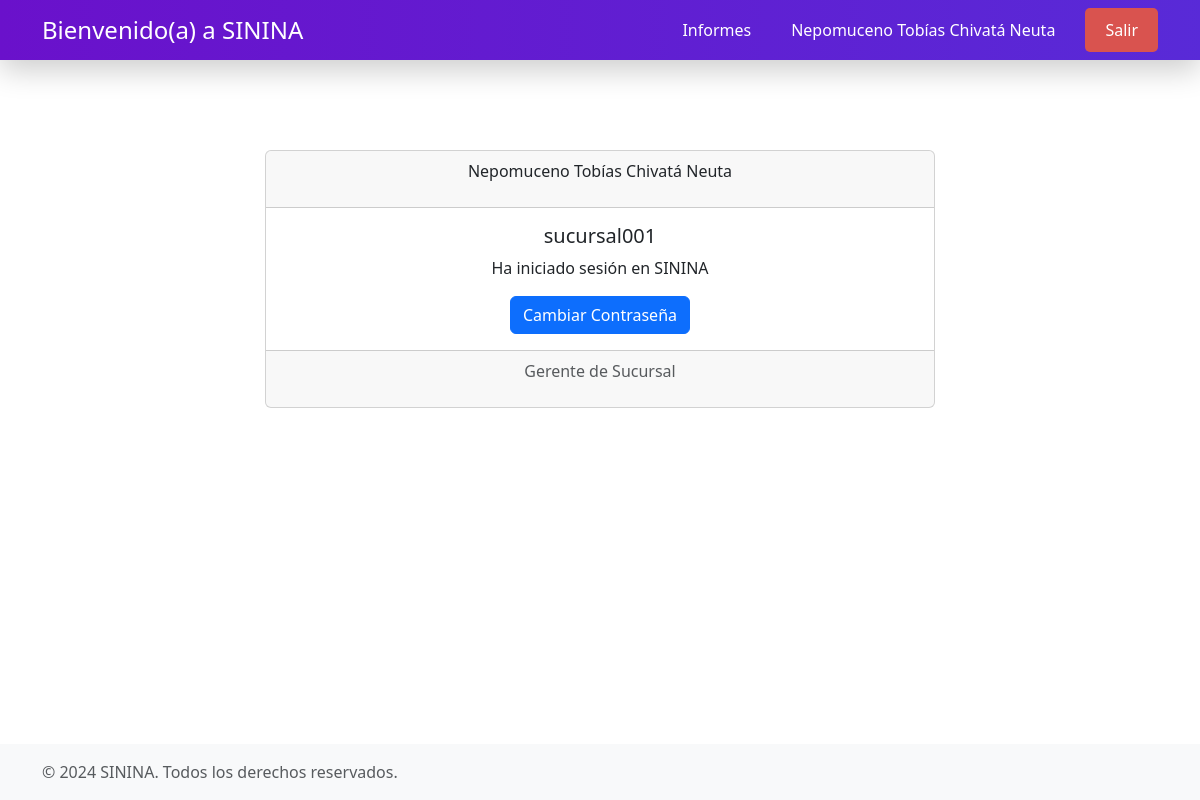
The app's page /index.php (signed in) with its own data.
### tables this page shows
CREATE TABLE `usuarios` (
  `id` int(11) NOT NULL,
  `nombre_usuario` varchar(50) NOT NULL,
  `nombre_real` varchar(65) NOT NULL,
  `password` varchar(255) NOT NULL,
  `rol_id` int(11) DEFAULT NULL
);

CREATE TABLE `roles` (
  `id` int(11) NOT NULL,
  `nombre_rol` varchar(50) NOT NULL
);

### index.php (the view, shortened to what this page needs)
<?php
include 'menu.php';
require_once 'db.php';
$stmt = $pdo->prepare('SELECT nombre_rol FROM roles WHERE id = ?');
$stmt->execute([$_SESSION['rol_id']]);
$role = $stmt->fetchColumn();
$stmt2 = $pdo->prepare('SELECT nombre_real FROM usuarios WHERE id = ?');
$stmt2->execute([$_SESSION['user_id']]);
$nom = $stmt2->fetchColumn();
$stmt3 = $pdo->prepare('SELECT nombre_usuario FROM usuarios WHERE id = ?');
$stmt3->execute([$_SESSION['user_id']]);
$nus = $stmt3->fetchColumn();
?>
<!DOCTYPE html>
<html lang="es">
<head>
    <link rel="stylesheet" href="estilos/index.css">
    <link href="https://cdn.jsdelivr.net/npm/bootstrap@5.3.3/dist/css/bootstrap.min.css" rel="stylesheet">
    <link rel="stylesheet" href="https://cdnjs.cloudflare.com/ajax/libs/font-awesome/6.0.0-beta3/css/all.min.css">
</head>
<body>
    <div class="container">
        <main style="display: flex; justify-content: center; padding-top: 90px">
        <div class="card text-center" style="width: 60%;">
            <div class="card-header">
                <p><?= htmlspecialchars($nom) ?></p>
            </div>
            <div class="card-body">
                <h5 class="card-title"><?= htmlspecialchars($nus) ?></h5>
                <p class="card-text">Ha iniciado sesión en SININA</p>
                <a href="#" id="changePasswordButton" class="btn btn-primary">Cambiar Contraseña</a>
            </div>
            <div class="card-footer text-body-secondary">
                <p><?= htmlspecialchars($role) ?></p>
            </div>
        </div>
        </main>
    </div>
    <?php include 'piedepagina.php'; ?>
</body>
</html>

### menu.php (shortened to what this page needs)
<?php
require 'db.php';
$stmt2 = $pdo->prepare('SELECT nombre_real FROM usuarios WHERE id = ?');
$stmt2->execute([$_SESSION['user_id']]);
$nom = $stmt2->fetchColumn();
?>
<link href="https://cdn.jsdelivr.net/npm/bootstrap@5.3.3/dist/css/bootstrap.min.css" rel="stylesheet">
<head>
<link rel="stylesheet" href="estilos/menus.css">
</head>
<div class="contmenu">
    <div class="container">
        <nav class="navbar">
            <div class="navbar-left">
                <h1><a href="/almacen/index.php" id="prna">Bienvenido(a) a SININA</a></h1>
            </div>
            <div class="navbar-right">
                <ul class="nav-list">
                    <?php if ($_SESSION['rol_id'] == 2):  ?>
                        <li class="nav-item"><a href="#">Informes</a>
                        </li>
                        <li class="nav-item"><a><?= htmlspecialchars($nom) ?></a></li>
                    <?php endif; ?>
                </ul>
                <a href="/almacen/logout.php" class="logout-button">Salir</a>
            </div>
        </nav>
    </div>
</div>

### estilos/menus.css (style rules this page uses)
body { margin: 0; font-family: Arial, sans-serif; }
.contmenu { background: linear-gradient(to right, #6a11cb 0%, #2575fc 100%); background-size: 400% 400%; animation: gradientAnimation 15s ease infinite; box-shadow: 0 10px 30px rgba(0,0,0,.2); }
.navbar { display: flex; justify-content: space-between; align-items: center; padding: 10px 20px; color: white; }
.navbar-left h1 { margin: 0; font-size: 24px; }
.navbar-right { display: flex; align-items: center; }
.nav-list { list-style: none; padding: 0; margin: 0; display: flex; }
#prna { color: white; text-decoration: none; }
.nav-item { position: relative; margin-right: 20px; }
.nav-item a { color: white; text-decoration: none; padding: 10px; display: block; }
.logout-button { background-color: #d9534f; color: white; padding: 10px 20px; text-decoration: none; border-radius: 5px; }

### index.php (style rules this page uses)
body, html { height: 100%; display: flex; flex-direction: column; }

### records on screen
usuarios: nombre_real "Nepomuceno Tobías Chivatá Neuta", nombre_usuario "sucursal001"
roles: nombre_rol "Gerente de Sucursal"
